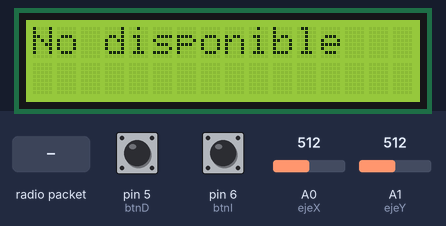
Bench run of a sketch on a simulated Arduino Uno, built with avr-gcc and run on an emulated ATmega328P. Shown: 16×2 character LCD. The inputs (shaded band) are chosen by the test bench; at power-on: pin 5 (btnD) HIGH, pin 6 (btnI) HIGH, A0 (ejeX) = 512, A1 (ejeY) = 512. No radio packets arrive unless stated; what the sketch prints to the serial monitor is not drawn.

Above: at 1.2 s.
1.3 s: radio packet "1" arrives
At 1.38 s:
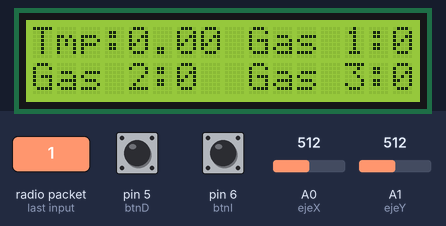
2.8 s: radio packet "0" arrives
Timing chart, 0 to 5.8 s (numbered marks = the images above; inputs shaded):
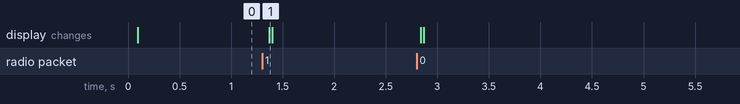

The sketch:

Control_camara_3.0.ino
```cpp
#include <SPI.h>
#include <nRF24L01.h>
#include <RF24.h>
#include <LiquidCrystal_I2C.h>

RF24 radio(7, 8); // CE, CSN
const byte addresses[][6] = {"00001", "00002"};

//Crear el objeto lcd  dirección  0x3F y 16 columnas x 2 filas
LiquidCrystal_I2C lcd(0x3F, 16, 2); //

struct packageR
{
  float temperatura;
  int gas1;
  int gas2;
  int gas3;
//  int gas4;
};

struct packageE
{
  int valX;
  int valY;
  int valbtnI;
  int valbtnD;
};

typedef struct packageR PackageR;
typedef struct packageE PackageE;
PackageR dataR;
PackageE dataE;

int btnI = 6;
int btnD = 5;
int ejeX = A0;
int ejeY = A1;
int posX;
int posY;
//int valY = 0;
int com = 0;

//int temp;

void setup() {
  Serial.begin(9600);
  radio.begin();
  radio.openWritingPipe(addresses[1]); // 00002
  radio.openReadingPipe(1, addresses[0]); // 00001
  radio.setPALevel(RF24_PA_MAX);
  // Inicializar el LCD
  lcd.init();
  //Encender la luz de fondo.
  lcd.backlight();
  pinMode(btnI, INPUT_PULLUP);
  pinMode(btnD, INPUT_PULLUP);
}

void loop() {
  //Valor obtenido del joystick
  posX = analogRead(ejeX);
  posY = analogRead(ejeY);
  dataE.valbtnI = digitalRead(btnI);
  dataE.valbtnD = digitalRead(btnD);

  //Posicion del joystick en el eje X
  if (posX < 600) {
    dataE.valX = 1;
  }
  if (posX > 200) {
    dataE.valX = -1;
  }
  if (posX >= 200 && posX <= 600) {
    dataE.valX = 0;
  }
  //Posicion del joystick en el eje Y
  if (posY < 600) {
    dataE.valY = 1;
  }
  if (posY > 200) {
    dataE.valY = -1;
  }
  if (posY >= 200 && posY <= 600) {
    dataE.valY = 0;
  }
  Serial.println(dataE.valX);
  Serial.println(dataE.valY);
  Serial.println(dataE.valbtnD);
  Serial.println(dataE.valbtnI);

  delay(5);
  radio.stopListening();
  radio.write(&dataE, sizeof(dataE));
  delay(5);
  radio.startListening();
  if (radio.available()) {

    while (radio.available()) {
      radio.read(&dataR, sizeof(dataR));
    }

    Serial.println(dataR.temperatura);
    Serial.println(dataR.gas1);
    Serial.println(dataR.gas2);
    Serial.println(dataR.gas3);
//    Serial.println(dataR.gas4);

    if (com == 0) {
      lcd.clear();
    }
    com = 1;

    // Cursor en la primera posición de la primera fila
    lcd.setCursor(0, 0);
    lcd.print("Tmp:");
    lcd.print(dataR.temperatura);
    //    lcd.print("C"); // "337" -> "°"
    // Cursor en la 11° posición de la primera fila
    lcd.setCursor(9, 0);
    lcd.print("Gas 1:");
    lcd.print(dataR.gas1);//1 decimal
    lcd.print("  ");
    // Cursor en la primera posición de la 2° fila
    lcd.setCursor(0, 1);
    lcd.print("Gas 2:");
    lcd.print(dataR.gas2); //1 decimal
    lcd.print("  ");
    // Cursor en la 11° posición de la 2° fila
    lcd.setCursor(9, 1);
    lcd.print("Gas 3:");
    lcd.print(dataR.gas3);
    //    lcd.print("  ");

  } else {
    if (com == 1) {
      lcd.clear();
    }
    com = 0;
    Serial.println("Radio no disponible");
    lcd.setCursor(0, 0);
    lcd.print("No disponible");
  }

}
```

Measured:
- after the input at 1.3 s, the display: changes after 0.07 s (image 1)
